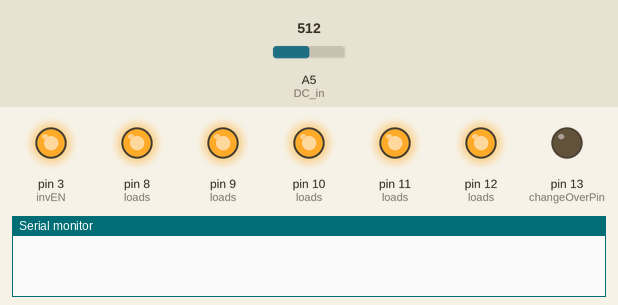
The sketch below on a simulated Arduino Uno, built with avr-gcc and run on an emulated ATmega328P. On the bench: output pins drawn as LEDs (lit = HIGH), the last lines printed to the serial monitor. The test bench sets the inputs (shaded band); at power-on: A5 (DC_in) = 512.

Above: at 1.2 s.
1.3 s: A5 (DC_in) set to 198
4.3 s: A5 (DC_in) set to 173
At 5.5 s:
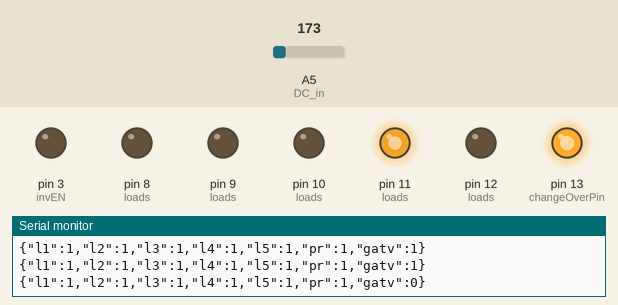
5.8 s: A5 (DC_in) set to 306
At 6.4 s:
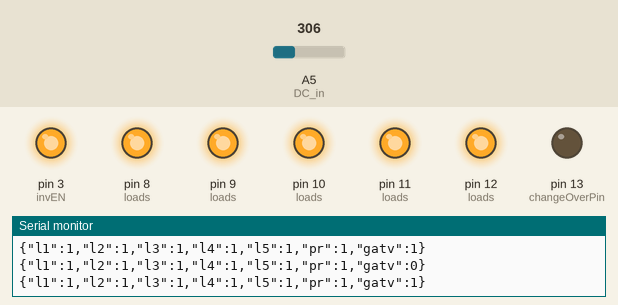
Timing chart, 0 to 8.8 s (numbered marks = the images above; inputs shaded):
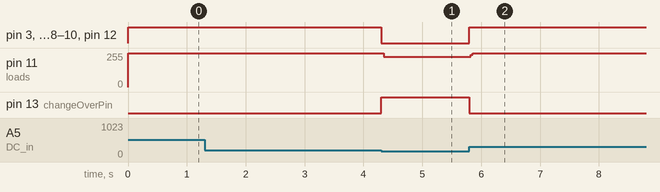

Measured:
- the behaviour switches between 186 and 185 on A5 (DC_in) (found by bisection; images 0 and 1)
- after the input at 4.3 s, pin 3 (invEN), pin 8 (loads), pin 9 (loads), pin 10 (loads), pin 12 (loads): HIGH → LOW at once; pin 11 (loads): 255/255 → 226/255 at once; pin 13 (changeOverPin): LOW → HIGH at once
- after the input at 5.8 s, pin 3 (invEN), pin 8 (loads), pin 9 (loads), pin 10 (loads), pin 12 (loads): LOW → HIGH at once; pin 11 (loads): 226/255 → 255/255 at once; pin 13 (changeOverPin): HIGH → LOW at once

The sketch:

priority_ups.ino
```cpp
#define l1 11
#define l2 12
#define l3 9
#define l4 10
#define l5 8

#define DC_in A5

#define invEN 3
#define changeOverPin 13

#define defaultPriority 1

#define Grid 0
#define Inverter 1

int priority = defaultPriority;

byte loads[5] = {l1, l2, l3, l4, l5};
bool load_states[5] = {1, 1, 1, 1, 1};

String Buffer = "", data = "", mem = "";

unsigned long lastSendTime = 0;

struct priority_ups
{
    void init()
    {
        Serial.begin(9600);
        for (int i = 0; i < 5; i++)
        {
            pinMode(loads[i], 1);
        }
        pinMode(changeOverPin, 1);
        pinMode(invEN, 1);
        pinMode(DC_in, 0);
        changeOverTo(Grid);

        Buffer.reserve(64);
        data.reserve(64);
        mem.reserve(64);
    }

    void changeOverTo(bool input)
    {
        digitalWrite(changeOverPin, input);
    }

    float measureVoltageDC(byte pin, float vdr)
    {
        float value = analogRead(pin);
        value = (value * 5.0) / 1023.0;
        value = value * vdr;
        return value;
    }

    bool gridActive()
    {
        return measureVoltageDC(DC_in, 11.0) >= 10.0 ? true : false;
    }

    bool isListData(String *data)
    {
        if (data->startsWith("[") && data->endsWith("]"))
        {
            return true;
        }
        else
        {
            return false;
        }
    }

    String readStrList(String *memory, String strList, byte position)
    {
        byte index = 0;
        *memory = "";
        for (int i = 0; i < strList.length(); i++)
        {
            if (strList[i] == ',')
            {
                index++;
            }
            if (index == position - 1)
            {
                memory->concat(strList[i]);
            }
        }
        if (memory->startsWith(","))
        {
            *memory = memory->substring(memory->indexOf(',') + 1);
        }
        return *memory;
    }

    void checkSerial()
    {
        if (Serial.available())
        {
            while (Serial.available() > 0)
            {
                delay(3);
                char c = Serial.read();
                data += c;
            }
        }
        if (data.length() > 0)
        {
            data.trim();
            if (isListData(&data))
            {
                data = data.substring(data.indexOf('[') + 1, data.indexOf(']'));
                String command = readStrList(&mem, data, 1);
                if (command == "spr")
                {
                    int val = readStrList(&mem, data, 2).toInt();
                    val = constrain(val, 1, 5);
                    priority = val;
                }
                else if (command == "onoff")
                {
                    int val = readStrList(&mem, data, 2).toInt();
                    val = constrain(val, 1, 5);
                    if(load_states[val - 1])
                    {
                      load_states[val - 1] = 0;
                    }
                    else {
                      load_states[val - 1] = 1;
                    }
                }
            }
        }
        data = "";
    }

    void sendData()
    {
        if (millis() - lastSendTime > 1500)
        {
            load_buffer();
            Serial.println(Buffer);
            lastSendTime = millis();
        }
    }

    void startInveter()
    {
        digitalWrite(invEN, 0);
    }

    void stopInveter()
    {
        digitalWrite(invEN, 1);
    }

    void load_buffer(void)
    {
        Buffer = "";
        Buffer.concat("{\"l1\":");
        Buffer.concat(load_states[0]);
        Buffer.concat(",\"l2\":");
        Buffer.concat(load_states[1]);
        Buffer.concat(",\"l3\":");
        Buffer.concat(load_states[2]);
        Buffer.concat(",\"l4\":");
        Buffer.concat(load_states[3]);
        Buffer.concat(",\"l5\":");
        Buffer.concat(load_states[4]);
        Buffer.concat(",\"pr\":");
        Buffer.concat(priority);
        Buffer.concat(",\"gatv\":");
        Buffer.concat(gridActive());
        Buffer.concat("}");
    }

    void run()
    {
        checkSerial();
        sendData();
        if(gridActive())
        {
            changeOverTo(Grid);
            for(int i = 0; i < 5; i++)
            {
                digitalWrite(loads[i], load_states[i]);
            }
            stopInveter();
        }
        else{
            startInveter();
            for(int i = 0; i < 5; i++)
            {
                digitalWrite(loads[i], 0);
            }
            changeOverTo(Inverter);
            digitalWrite(loads[priority - 1], 1);
        }
    }
}ups;

void setup()
{
  ups.init();
}

void loop()
{
  ups.run();
}
```
